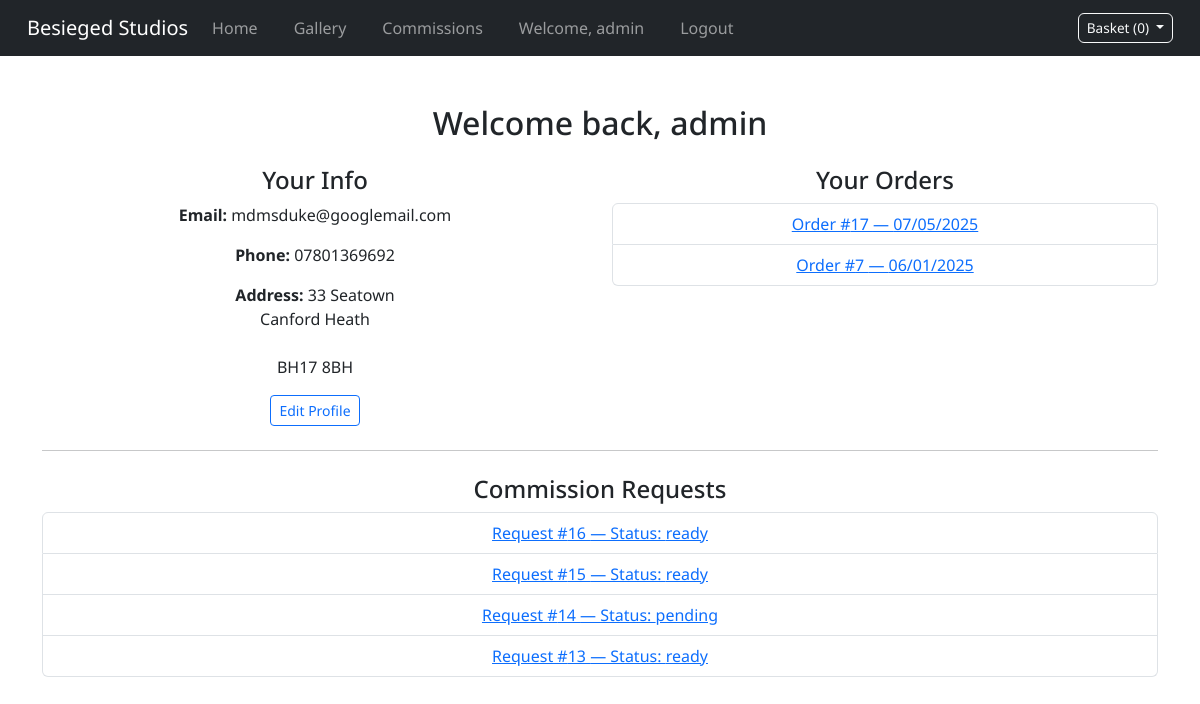
The page /dashboard/ (signed in) on the database its author committed.
### accounts/models.py (models this page shows, shortened)
class UserProfile(models.Model):
    user = models.OneToOneField(User, on_delete=models.CASCADE)
    phone_number = models.CharField(max_length=20, blank=True, null=True)
    address_line1 = models.CharField(max_length=255, blank=True, null=True)
    address_line2 = models.CharField(max_length=255, blank=True, null=True)
    town_or_city = models.CharField(max_length=100, blank=True, null=True)
    postcode = models.CharField(max_length=20, blank=True, null=True)

### checkout/models.py (models this page shows, shortened)
class Order(models.Model):
    user = models.ForeignKey(User, on_delete=models.SET_NULL, null=True, blank=True)
    stripe_session_id = models.CharField(max_length=255)
    full_name = models.CharField(max_length=255)
    email = models.EmailField()
    address = models.TextField()
    created_at = models.DateTimeField(auto_now_add=True)
    paid = models.BooleanField(default=False)

### commissions/models.py (models this page shows)
class CommissionQuote(models.Model):
    CATEGORY_CHOICES = [
        ('single_mini', 'Single Miniature'),
        ('squad', 'Squad'),
        ('colossal', 'Colossal Vehicle/Monster'),
        ('terrain', 'Terrain'),
    ]
    STATUS_CHOICES = [
        ('ready', 'Ready to Checkout'),
        ('pending', 'Pending Manual Quote'),
    ]
    user = models.ForeignKey(User, on_delete=models.CASCADE)
    category = models.CharField(max_length=20, choices=CATEGORY_CHOICES)
    size_option = models.CharField(max_length=50, blank=True)
    assembly_required = models.BooleanField(default=False)
    priming_required = models.BooleanField(default=False)
    base_price = models.DecimalField(max_digits=6, decimal_places=2)
    assembly_cost = models.DecimalField(max_digits=6, decimal_places=2)
    priming_cost = models.DecimalField(max_digits=6, decimal_places=2, default=0)
    size_uplift = models.DecimalField(max_digits=6, decimal_places=2, default=0)
    total_price = models.DecimalField(max_digits=6, decimal_places=2, null=True, blank=True)
    image = models.ImageField(upload_to='commission_uploads/', blank=True, null=True)
    notes = models.TextField(blank=True)
    status = models.CharField(max_length=10, choices=STATUS_CHOICES, default='ready')
    created_at = models.DateTimeField(auto_now_add=True)
    def __str__(self):
        return f"Commission by {self.user} ({self.get_category_display()})"

### dashboard/views.py (the view)
# urls.py: path('dashboard/', include('dashboard.urls')),
@login_required
def dashboard(request):
    profile = getattr(request.user, "userprofile", None)
    orders = Order.objects.filter(user=request.user).order_by('-created_at')
    commissions = CommissionQuote.objects.filter(user=request.user).order_by('-created_at')
    print("Commssions: ", commissions)
    context = {
        "profile": profile,
        "orders": orders,
        "commissions": commissions,
    }
    return render(request, 'dashboard/dashboard.html', context)

### basket/context_processors.py (called while the page is built, shortened)
def basket_context(request):
    basket = request.session.get("basket", {})
    basket_items = []
    return {
        "basket_count": sum(item["quantity"] for item in basket_items),
        "basket_items": basket_items,
    }

### dashboard/templates/dashboard/dashboard.html (shortened to what this page needs)
{% extends "base.html" %}
{% block content %}
<div class="container my-5">
    <h2 class="mb-4">Welcome back, {{ user.username }}</h2>
    <div class="row">
        <div class="col-md-6">
            <h4>Your Info</h4>
            <p><strong>Email:</strong> {{ user.email }}</p>
            <p><strong>Phone:</strong> {{ profile.phone_number|default:"Not set" }}</p>
            <p><strong>Address:</strong>
                {{ profile.address_line1|default:"" }}<br>
                {{ profile.address_line2|default:"" }}<br>
                {{ profile.city|default:"" }}<br>
                {{ profile.postcode|default:"" }}
            </p>
            <a href="{% url 'dashboard:edit_profile' %}" class="btn btn-sm btn-outline-primary">Edit Profile</a>
        </div>
        <div class="col-md-6">
            <h4>Your Orders</h4>
            {% if orders %}
                <ul class="list-group">
                    {% for order in orders %}
                        <li class="list-group-item">
                            <a href="{% url 'dashboard:order_detail' order.id %}">
                                Order #{{ order.id }} — {{ order.created_at|date:"SHORT_DATE_FORMAT" }}
                            </a>
                        </li>
                    {% endfor %}
                </ul>
            {% else %}
                <p>You haven’t placed any orders yet.</p>
            {% endif %}
        </div>
    </div>
    <hr class="my-4">
    <div>
        <h4>Commission Requests</h4>
        {% if commissions %}
            <ul class="list-group">
                {% for commission in commissions %}
                    <li class="list-group-item">
                        <a href="{% url 'commissions:commissions_detail' commission.id %}">
                            Request #{{ commission.id }} — Status: {{ commission.status }}
                        </a>
                    </li>
                {% endfor %}
            </ul>
        {% else %}
            <p>No commissions yet. Why not <a href="{% url 'commissions:smart_commission_redirect' %}">request one</a>?</p>
        {% endif %}
    </div>
</div>
{% endblock %}

### templates/base.html (shortened to what this page needs)
{% load static %}
<!DOCTYPE html>
<html lang="en">
<head>
    <link href="https://cdn.jsdelivr.net/npm/bootstrap@5.3.0/dist/css/bootstrap.min.css" rel="stylesheet">
    <link rel="stylesheet" href="{% static 'css/base.css' %}">
</head>
<body>
    <nav class="navbar navbar-expand-lg navbar-dark bg-dark">
        <div class="container-fluid">
            <a class="navbar-brand" href="{% url 'home' %}">Besieged Studios</a>
            <div class="collapse navbar-collapse" id="navbarNav">
                <ul class="navbar-nav">
                    <li class="nav-item"><a class="nav-link" href="{% url 'home' %}">Home</a></li>
                    <li class="nav-item"><a class="nav-link" href="{% url 'gallery:gallery' %}">Gallery</a></li>
                    <li class="nav-item">
                        {% if user.is_authenticated %}
                            <a class="nav-link" href="{% url 'commissions:smart_commission_redirect' %}">Commissions</a>
                        {% else %}
                            <a class="nav-link" href="{% url 'account_login' %}?next={% url 'commissions:create_commission' %}">Commissions</a>
                        {% endif %}
                    </li>
                </ul>
                <ul class="navbar-nav">
                    {% if user.is_authenticated %}
                        <li class="nav-item">
                            <a class="nav-link" href="{% url 'dashboard:dashboard' %}">
                                {% if user.userprofile %}
                                    Welcome, {{ user.userprofile.user.username }}
                                {% else %}
                                    Welcome, {{ user.username }}
                                {% endif %}
                            </a>
                        </li>
                        <li class="nav-item">
                            <a class="nav-link" href="{% url 'account_logout' %}">Logout</a>
                        </li>
                    {% endif %}
                </ul>
            </div>
            <div id="basket-preview" class="dropdown">
                <button class="btn btn-outline-light dropdown-toggle" type="button" id="basketDropdown" data-bs-toggle="dropdown" aria-expanded="false">
                    Basket ({{ basket_items|length }})
                </button>
            </div>
        </div>
    </nav>
    <div class="content">
        {% block content %}{% endblock %}
    </div>
</body>
</html>

### static/css/base.css (style rules this page uses)
body { font-family: "Noto Sans", sans-serif; }
nav ul { list-style-type: none; padding: 0; }
nav ul li { display: inline; margin-right: 20px; }
nav ul li a { text-decoration: none; color: blue; }
.content { margin-top: 20px; }
.container { text-align: center; margin-top: 50px; }
.navbar { padding-left: 15px; padding-right: 15px; }
#basket-preview .btn { white-space: nowrap; font-size: 0.85rem; padding: 4px 8px; }

### rows shown on the page
UserProfile: phone_number "07801369692", address_line1 "33 Seatown", address_line2 "Canford Heath", postcode "BH17 8BH"
Order: id "17", created_at "07/05/2025"
Order: id "7", created_at "06/01/2025"
CommissionQuote: id "16", status "ready"
CommissionQuote: id "15", status "ready"
CommissionQuote: id "14", status "pending"
CommissionQuote: id "13", status "ready"

### other values the page prints
{{ user.userprofile.user.username }} "admin"
{{ basket_items|length }} "0"
{{ user.username }} "admin"
{{ user.email }} "mdmsduke@googlemail.com"
